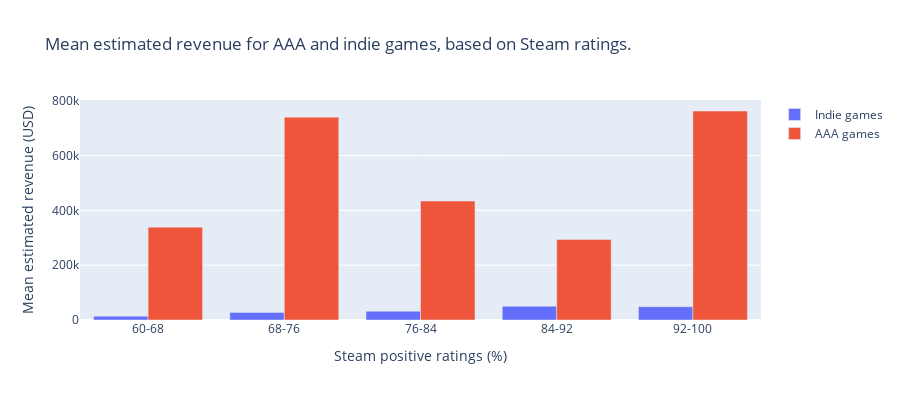

The notebook cell saved with this chart:
### Markdown cell above
### Estimated revenue

The most straightforward statistic to look at for benchmarking a game's reception is its achieved revenue. Sadly, actual revenue numbers are almost exclusively hidden from the public or locked behind a paywall. This is why we used the estimated revenue from the steam trends dataset (Evlko & Sadari, 2023). For this estimate Barabanov and Kobelev used the 'NB number', which describes a game's sale counts per review left on that game (Carless, 2020). Review counts are a public statistic that can be found on Steam: the most popular online game platform on PC. These reviews are openly displayed on a game's store page, so this is a smart way to get around the paywall. \
We also wanted to see if a game's estimated revenue would be higher if that game was well received. For this, we calculated the percentage of positive reviews left on a game's Steam page (positive review count divided by total review count).

### Code cell
df_rev = pd.read_csv('DATASETS/steam_reviews_revenue.csv')
indie = df_rev[df_rev['is_aaa'] == 0]
indie = indie[indie['review_ratio'] >= 60]
indie = indie[indie['Launch Price'] <= 60]
indie = indie[indie['Revenue Estimated'] <= 12000000]
indie['x_as'] = pd.cut(indie['review_ratio'], 5, labels=('1','2','3','4','5'))
indie = indie[['x_as', 'Revenue Estimated']]
indie['x_as2'] = indie['x_as']
indie['x_as'] = indie['x_as'].astype(float)
indie = indie.groupby(['x_as2'], observed=False).mean()
indie['x_as'] = indie['x_as'].astype(str)
indie['x_as'] = indie['x_as'].replace(['1.0','2.0','3.0','4.0','5.0'],['60-68','68-76','76-84','84-92','92-100'])

aaa = df_rev[df_rev['is_aaa'] == 1]
aaa = aaa[aaa['review_ratio'] >= 60]
aaa = aaa[aaa['Launch Price'] <= 120]
aaa = aaa[aaa['Revenue Estimated'] <= 30000000]
aaa['x_as'] = pd.cut(aaa['review_ratio'], 5, labels=('1','2','3','4','5'))
aaa = aaa[['x_as', 'Revenue Estimated']]
aaa['x_as2'] = aaa['x_as']
aaa['x_as'] = aaa['x_as'].astype(float)
aaa = aaa.groupby(['x_as2'], observed= False).mean()
aaa['x_as'] = aaa['x_as'].astype(str)
aaa['x_as'] = aaa['x_as'].replace(['1.0','2.0','3.0','4.0','5.0'],['60-68','68-76','76-84','84-92','92-100'])

trace =[
    go.Bar(name='Indie games', x = indie['x_as'], y = indie['Revenue Estimated']),
    go.Bar(name='AAA games', x = aaa['x_as'], y = aaa['Revenue Estimated'])
]
layout = go.Layout(
    xaxis=go.layout.XAxis(
        type='category'
    )
)
fig = go.Figure(data=trace, layout=layout)
fig.update_layout(
    title_text='Mean estimated revenue for AAA and indie games, based on Steam ratings.',
    xaxis_title='Steam positive ratings (%)',
    yaxis_title='Mean estimated revenue (USD)',
    height=400
)

fig.show()

### Figure 1 — Plotly figure (JSON) as saved in the notebook; plotly's stock layout.template omitted (floating-point values rounded to 4 significant figures)
{"data": [{"name": "Indie games", "type": "bar", "x": ["60-68", "68-76", "76-84", "84-92", "92-100"], "y": [13950.0, 27790.0, 32100.0, 50370.0, 48570.0]}, {"name": "AAA games", "type": "bar", "x": ["60-68", "68-76", "76-84", "84-92", "92-100"], "y": [338500.0, 740000.0, 433900.0, 294000.0, 762400.0]}], "layout": {"height": 400, "title": {"text": "Mean estimated revenue for AAA and indie games, based on Steam ratings."}, "xaxis": {"title": {"text": "Steam positive ratings (%)"}, "type": "category"}, "yaxis": {"title": {"text": "Mean estimated revenue (USD)"}}}}
